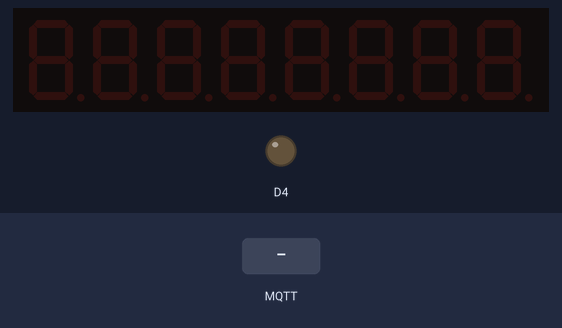
Recording of a sketch running on a simulated ESP8266 (NodeMCU). Shown: 8-digit seven-segment display, output pins drawn as LEDs (lit = HIGH). The inputs (shaded band) are chosen by the test bench. WiFi joins after 1.5 s; servers stay silent unless stated; no MQTT or app messages arrive unless stated; what the sketch prints to the serial monitor is not drawn.

Above: at 2.7 s.
2.8 s: MQTT message "5" arrives on the first subscribed topic
At 4.0 s:
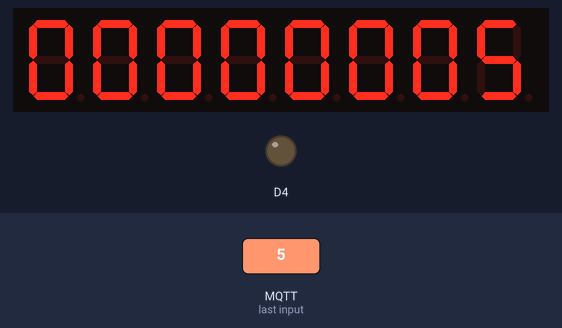
4.3 s: MQTT message "on" arrives on the first subscribed topic
At 5.2 s:
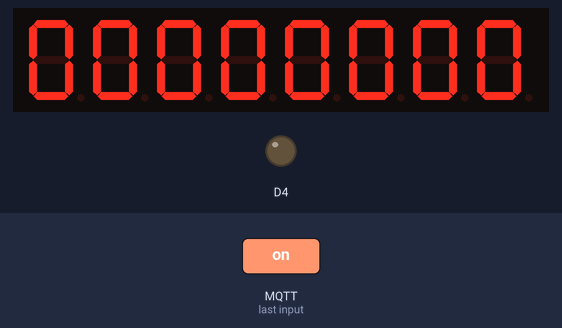
Timing chart, 0 to 7.3 s (numbered marks = the images above; inputs shaded):
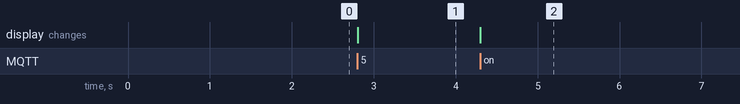

Measured:
- after the input at 2.8 s, the display: changes at once (image 1)
- after the input at 4.3 s, the display: changes at once (image 2)

The sketch:

doorduino_counter.ino
```cpp
#include <ESP8266WiFi.h>
#include <PubSubClient.h>
#include "LedControl.h"

const char* ssid = "";
const char* password = "";
const char* mqtt_server = "mosquitto.space.revspace.nl";

WiFiClient espClient;
PubSubClient client(espClient);
long lastMsg = 0;
char msg[50];
int value = 0;

LedControl lc = LedControl(D1, D3, D2, 1);

unsigned long delaytime = 250;

void setup() {
  pinMode(BUILTIN_LED, OUTPUT);  // Initialize the BUILTIN_LED pin as an output
  Serial.begin(115200);
  setup_wifi();
  client.setServer(mqtt_server, 1883);
  client.setCallback(callback);
  lc.shutdown(0, false);
  lc.setIntensity(0, 8);
  lc.clearDisplay(0);
}

void setup_wifi() {

  delay(10);
  // We start by connecting to a WiFi network
  Serial.println();
  Serial.print("Connecting to ");
  Serial.println(ssid);

  WiFi.begin(ssid, password);

  while (WiFi.status() != WL_CONNECTED) {
    delay(500);
    Serial.print(".");
  }

  Serial.println("");
  Serial.println("WiFi connected");
  Serial.println("IP address: ");
  Serial.println(WiFi.localIP());
}

void callback(char* topic, byte* payload, unsigned int length) {
  Serial.print("Message arrived [");
  Serial.print(topic);
  Serial.print("] ");
  for (int i = 0; i < length; i++) {
    Serial.print((char)payload[i]);
  }
  Serial.println();
  for (int i = 8; i > 0; i--) {
    if (i > length) {
      lc.setDigit(0, i-1, 0, false);
    } else {
      char nummer[2] = { (char)payload[length-i], '\0' };
      int num = atoi(nummer);
      lc.setDigit(0, i-1, num, false);
    }
  }
  delay(delaytime);
}

void reconnect() {
  // Loop until we're reconnected
  while (!client.connected()) {
    Serial.print("Attempting MQTT connection...");
    // Attempt to connect
    if (client.connect("Doorduino-teller")) {
      Serial.println("connected");
      // Once connected, publish an announcement...
      // ... and resubscribe
      client.subscribe("revspace/doorduino/count-total");
    } else {
      Serial.print("failed, rc=");
      Serial.print(client.state());
      Serial.println(" try again in 5 seconds");
      // Wait 5 seconds before retrying
      delay(5000);
    }
  }
}
void loop() {

  if (!client.connected()) {
    reconnect();
  }
  client.loop();
}
```
